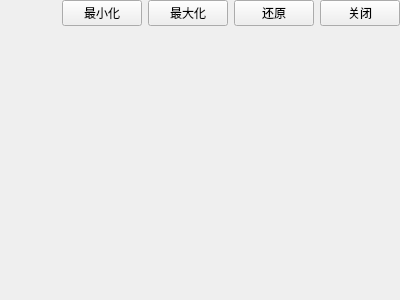
<?xml version="1.0" encoding="UTF-8"?>
<ui version="4.0">
 <class>Widget</class>
 <widget class="QWidget" name="Widget">
  <property name="geometry">
   <rect>
    <x>0</x>
    <y>0</y>
    <width>400</width>
    <height>300</height>
   </rect>
  </property>
  <property name="windowTitle">
   <string>Widget</string>
  </property>
  <layout class="QVBoxLayout" name="verticalLayout">
   <property name="leftMargin">
    <number>0</number>
   </property>
   <property name="topMargin">
    <number>0</number>
   </property>
   <property name="rightMargin">
    <number>0</number>
   </property>
   <property name="bottomMargin">
    <number>0</number>
   </property>
   <item>
    <layout class="QHBoxLayout" name="horizontalLayout">
     <item>
      <spacer name="horizontalSpacer">
       <property name="orientation">
        <enum>Qt::Horizontal</enum>
       </property>
       <property name="sizeHint" stdset="0">
        <size>
         <width>40</width>
         <height>20</height>
        </size>
       </property>
      </spacer>
     </item>
     <item>
      <widget class="QPushButton" name="pushButtonMin">
       <property name="text">
        <string>最小化</string>
       </property>
      </widget>
     </item>
     <item>
      <widget class="QPushButton" name="pushButtonMax">
       <property name="text">
        <string>最大化</string>
       </property>
      </widget>
     </item>
     <item>
      <widget class="QPushButton" name="pushButtonRestore">
       <property name="text">
        <string>还原</string>
       </property>
      </widget>
     </item>
     <item>
      <widget class="QPushButton" name="pushButtonClose">
       <property name="text">
        <string>关闭</string>
       </property>
      </widget>
     </item>
    </layout>
   </item>
   <item>
    <spacer name="verticalSpacer">
     <property name="orientation">
      <enum>Qt::Vertical</enum>
     </property>
     <property name="sizeHint" stdset="0">
      <size>
       <width>20</width>
       <height>266</height>
      </size>
     </property>
    </spacer>
   </item>
  </layout>
 </widget>
 <layoutdefault spacing="6" margin="11"/>
 <resources/>
 <connections/>
</ui>
